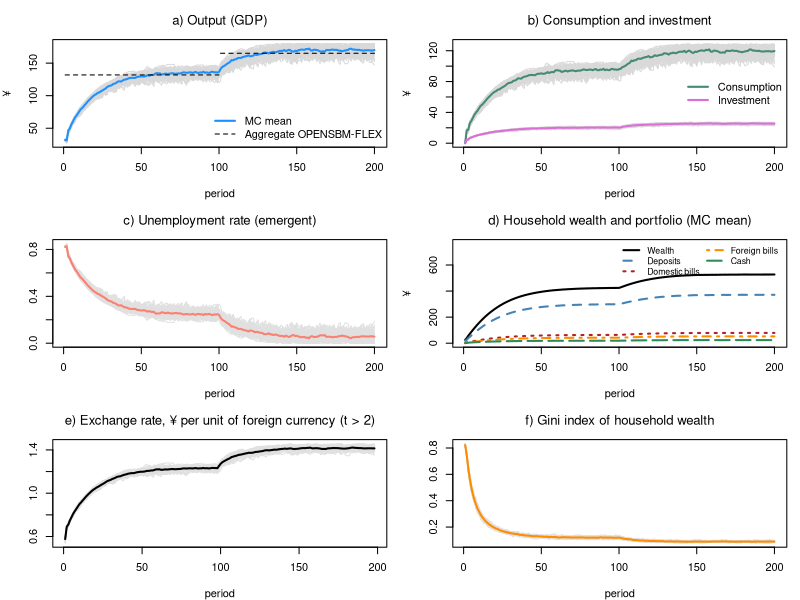

Write R code to recreate this figure.
# *************************************************************************
#  Model ABM-OPENSBM (agent-based households, open economy, flexible exchange rate)
#  Model OPENSBM-FLEX with heterogeneous households and a job lottery
#  Sources: Godley & Lavoie, Monetary Economics, chapters 4, 7 and 12;
#           foreign-sector set-up as in the OPENSIMPLEST model;
#           agent-based set-up as in the Leeds lectures (ABM-PC, ABM-BMW)
#  Author: Marco Veronese Passarella
#  Last change: 16/11/2026
# *************************************************************************
#  Conventions: upper-case = MACRO total; lower-case = MICRO (one household)
# *************************************************************************
#  Story:
#    - each household decides how much it wants to spend (its OWN alpha1,
#      which falls when the interest rate rises);
#    - firms plan investment (aggregate accelerator, as in SBM);
#    - the economy needs 1/pr workers for each unit of planned demand;
#    - a random job lottery fills those jobs (some stay unfilled = friction);
#    - part of planned demand is met by imports (aggregate import function);
#    - goods are served first to foreign buyers (exports), then to the
#      government, then to firms (investment), then to households,
#      first-come-first-served;
#    - the wage bill left after interest and depreciation is split equally
#      among the employed; bank profits are split equally among households;
#    - households pay taxes and allocate wealth between cash (for
#      transactions), domestic bills, foreign bills and deposits (buffer);
#    - the exchange rate adjusts to the current account; the rest of the
#      world holds domestic bills as a residual.
#  One single random shuffle of households per period decides BOTH who gets a
#  job AND who reaches the shop first.
# *************************************************************************

# Clear environment
rm(list = ls(all = TRUE))

# Set model parameters ####
nPeriods    <- 200         # Periods
nHouseholds <- 180         # Number of households (workforce)
MC          <- 50          # Monte Carlo repetitions
s           <- 0.1         # Size of the hiring randomness (0 = no friction)
shockStart  <- 101         # Period at which government spending rises
alpha10m    <- 0.68        # Mean autonomous component of the propensity to consume out of income
alpha11     <- 4           # Sensitivity of the propensity to consume to the interest rate
alpha1d     <- 0.1         # Spread of alpha10 across households (0 = homogeneous)
alpha2      <- 0.1         # Propensity to consume out of wealth
lambda10    <- 0.15        # Portfolio: autonomous share of domestic bills
lambda11    <- 1           # Portfolio: sensitivity of domestic bills to domestic rate
lambda12    <- 1           # Portfolio: sensitivity of domestic bills to foreign rate
lambda20    <- 0.1         # Portfolio: autonomous share of foreign bills
lambda21    <- 1           # Portfolio: sensitivity of foreign bills to domestic rate (= lambda12)
lambda22    <- 1           # Portfolio: sensitivity of foreign bills to foreign rate
lambdac     <- 0.2         # Cash to (lagged) consumption ratio
theta       <- 0.2         # Average tax rate on income
delta       <- 0.1         # Depreciation rate
gamma       <- 0.1         # Speed of adjustment of capital to its target
kappa       <- 1.5         # Target capital-output ratio
pr          <- 1           # Labour productivity
rb          <- 0.02        # Interest rate on bills
rm          <- 0.02        # Interest rate on deposits
rl          <- 0.02        # Interest rate on loans
rw          <- 0.02        # Interest rate on foreign bills
yw          <- 200         # Foreign income
eps0        <- log(0.1)    # Export equation: constant
eps1        <- 0.8         # Export equation: elasticity to exchange rate
eps2        <- 1           # Export equation: elasticity to foreign income
mu0         <- log(0.2)    # Import equation: constant (m = 0.2*y when xr = 1)
mu1         <- 0.8         # Import equation: elasticity to exchange rate
phixr       <- 3           # Speed of exchange-rate adjustment to the current account
G           <- rep(20, nPeriods)   # Government spending (planned)
G[shockStart:nPeriods] <- 25       # Higher government spending
psi         <- 1                   # Fiscal rule: share of the extra interest bill offset by lower spending
rbar        <- 0.02                # Fiscal rule: reference interest rate

# Heterogeneous, time-invariant propensity to consume out of income ####
set.seed(123)
alpha10 <- runif(nHouseholds, alpha10m - alpha1d, alpha10m + alpha1d)

# Define macro variables (results) to be stored ####
store = list(Y    = matrix(0, nPeriods, MC),   # Output / income (GDP)
             C    = matrix(0, nPeriods, MC),   # Consumption
             I    = matrix(0, nPeriods, MC),   # Investment
             V    = matrix(0, nPeriods, MC),   # Household wealth
             H_h  = matrix(0, nPeriods, MC),   # Cash held by households
             B_h  = matrix(0, nPeriods, MC),   # Bills held by households
             M_h  = matrix(0, nPeriods, MC),   # Deposits held by households
             PSBR = matrix(0, nPeriods, MC),   # Public sector borrowing requirement
             X    = matrix(0, nPeriods, MC),   # Exports
             IM   = matrix(0, nPeriods, MC),   # Imports
             CA   = matrix(0, nPeriods, MC),   # Current account
             XR   = matrix(0, nPeriods, MC),   # Exchange rate
             BF_h = matrix(0, nPeriods, MC),   # Foreign bills held by households (domestic currency)
             UR   = matrix(0, nPeriods, MC),   # Unemployment rate
             GINI = matrix(0, nPeriods, MC))   # Gini index of household wealth

# Gini index (auxiliary function)
gini <- function(z) { z <- sort(pmax(z, 0)); n <- length(z)
  if (sum(z) == 0) return(0); sum((2 * (1:n) - n - 1) * z) / (n * sum(z)) }

# Record the worst gap between H_h and H_s
sfcGap = 0

# Start the MC loop ####
for (mc in 1:MC) {

  # Set randomness seed
  set.seed(mc)

  # Define and initialise the stocks and last period's flows (MICRO)
  v  = rep(0, nHouseholds)   # Micro: household wealth
  h  = rep(0, nHouseholds)   # Micro: cash
  b  = rep(0, nHouseholds)   # Micro: domestic bills
  bf = rep(0, nHouseholds)   # Micro: foreign bills (foreign currency)
  m  = rep(0, nHouseholds)   # Micro: deposits
  yd = rep(0, nHouseholds)   # Micro: disposable income (LAST period)
  c  = rep(0, nHouseholds)   # Micro: consumption (LAST period)

  # Define and initialise the stocks, last period's output and the exchange rate (MACRO)
  K = 0; L = 0; M_s = 0; B_b = 0; Ylag = 0     # Firms and banks
  B_s = 0; B_cb = 0; H_s = 0                   # Government and central bank
  xr = 1; NETFA = 0; B_w = 0                   # Rest of the World

  # Start time loop
  for (i in 1:nPeriods) {

    ## TICK 1: firms plan investment, households plan consumption ####
    DA  = delta * K                                     # Macro: depreciation
    Ipl = max(0, gamma * (kappa * Ylag - K) + DA)       # Macro: planned investment
    alpha1 = alpha10 - alpha11 * rb                     # Micro: propensity to consume (falls with the interest rate)
    cd  = pmax(0, pmin(alpha1 * yd + alpha2 * v, v + yd))  # Micro: planned consumption (never negative)
    X   = exp(eps0 + eps1 * log(xr) + eps2 * log(yw))  # Macro: exports (lagged exchange rate)
    Gpl = G[i] - psi * (rb - rbar) * B_s                # Macro: fiscal rule (B_s is still last period's stock here)
    AD  = X + Gpl + Ipl + sum(cd)                       # Macro: planned demand
    mm  = exp(mu0 - mu1 * log(xr))                      # Macro: import propensity (lagged exchange rate)
    IM  = AD * mm / (1 + mm)                            # Macro: imports (= mm * domestic output when no friction)
    N_d = (AD - IM) / pr                                # Macro: labour needed

    ## TICK 2: job lottery ####
    N = min(floor(N_d * runif(1, 1 - s, 1 + s)), floor(N_d), nHouseholds)
    Ypot = N * pr + IM                                  # Macro: goods available (domestic + imported)

    ## TICK 3: households are re-shuffled ####
    order = sample(nHouseholds)                         # Queue for both jobs and goods

    ## TICK 4: goods are served: exports, government, firms, then households ####
    Xs  = min(X, Ypot)                                  # Macro: exports served
    Gs  = min(Gpl, Ypot - Xs)                           # Macro: government purchases served
    Is  = min(Ipl, Ypot - Xs - Gs)                      # Macro: investment served
    YC  = Ypot - Xs - Gs - Is                           # Macro: goods left for households
    cdq = cd[order]                                     # Micro: planned demand in queue order
    cda = cumsum(cdq) - cdq                             # Micro: goods claimed by those ahead
    cds = pmin(cdq, pmax(0, YC - cda))                  # Micro: actually served
    c   = rep(0, nHouseholds); c[order] = cds           # Micro: actual consumption
    Y   = Xs + Gs + Is + sum(c) - IM                    # Macro: output (GDP) = domestic goods actually sold

    ## TICK 5: firms and banks ####
    Llag = L; M_slag = M_s; B_blag = B_b
    WB  = Y - rl * Llag - DA                            # Macro: wage bill = residual
    K   = K + Is - DA                                   # Macro: capital accumulation
    L   = L + Is - DA                                   # Macro: loans fund net investment  
    M_s = M_s + (L - Llag)                              # Macro: loans create deposits
    FB  = rl * Llag + rb * B_blag - rm * sum(m)         # Macro: bank profits (m still lagged here)

    ## TICK 6: incomes, taxes, wealth ####
    wage = rep(0, nHouseholds)
    if (N >= 1) wage[order[1:N]] = WB / N               # Micro: wage of the employed
    xrlag  = xr
    intinc = rb * b + rm * m + rw * bf * xr             # Micro: interest on last period's assets (xr not yet updated)
    income = wage + FB / nHouseholds + intinc           # Micro: total income
    tax    = theta * income                             # Micro: taxes
    yd     = income - tax                               # Micro: disposable income (also used NEXT period)
    v      = v + yd - c                                 # Micro: wealth accumulation (before capital gains)

    ## TICK 7: rest of the world: current account, exchange rate, capital gains ####
    CA  = Xs - IM + rw * sum(bf) * xrlag - rb * B_w     # Macro: current account (B_w still lagged)
    xr  = xrlag * exp(-phixr * CA / max(Y, 1))          # Macro: flexible exchange rate
    cg  = (xr - xrlag) * bf                             # Micro: capital gains on foreign bills
    v   = v + cg                                        # Micro: wealth incl. capital gains
    
    ## TICK 8: portfolio choice ####
    h  = pmax(0, pmin(lambdac * c, v))                  # Micro: cash for transactions
    b  = pmax(0, pmin(v * (lambda10 + lambda11 * rb - lambda12 * rw), v - h))  # Micro: domestic bills
    bf = pmax(0, pmin(v * (lambda20 - lambda21 * rb + lambda22 * rw), v - h - b)) / xr  # Micro: foreign bills
    m  = v - h - b - bf * xr                            # Micro: deposits = buffer stock (< 0 = overdraft)

    ## TICK 9: banks, government, central bank and rest of the world ####
    NETFA = NETFA + CA + sum(cg)                        # Macro: net foreign assets
    B_w   = sum(bf) * xr - NETFA                        # Macro: domestic bills held by RoW
    B_cblag = B_cb
    B_b  = sum(m) - M_s                                 # Macro: bills held by banks
    F_cb = rb * B_cb                                    # Macro: central bank profits (on last period's bills)
    PSBR = Gs + rb * B_s - sum(tax) - F_cb              # Macro: public sector borrowing requirement
    B_s  = B_s + PSBR                                   # Macro: supply of bills
    B_cb = B_s - sum(b) - B_b - B_w                     # Macro: central bank residual
    H_s  = H_s + (B_cb - B_cblag)                       # Macro: supply of cash
    sfcGap = max(sfcGap, abs(sum(h) - H_s))             # Hidden equation: H_h = H_s
    Ylag = Y

    # Store macro values
    store$Y[i, mc] = Y;          store$C[i, mc] = sum(c);   store$I[i, mc] = Is
    store$V[i, mc] = sum(v);     store$H_h[i, mc] = sum(h); store$B_h[i, mc] = sum(b)
    store$M_h[i, mc] = sum(m);   store$PSBR[i, mc] = PSBR
    store$X[i, mc] = Xs;         store$IM[i, mc] = IM;      store$CA[i, mc] = CA
    store$XR[i, mc] = xr;        store$BF_h[i, mc] = sum(bf) * xr
    store$UR[i, mc] = (nHouseholds - N) / nHouseholds
    store$GINI[i, mc] = gini(v)
  }
}

# Display the results ####
meanY <- rowMeans(store$Y); late1 <- 81:100; late2 <- 181:200
cat(" ******************************")
cat("\n Households =", nHouseholds, "| MC runs =", MC, "| s =", s)
cat("\n Max |H_h - H_s| =", sfcGap)
cat("\n ******************************")
cat("\n Mean values, periods 81-100 | 181-200: \n Y =", round(mean(meanY[late1]), 2), "|",
    round(mean(meanY[late2]), 2),
    "\n UR =", round(mean(rowMeans(store$UR)[late1]), 3), "|", round(mean(rowMeans(store$UR)[late2]), 3),
    "\n V =", round(mean(rowMeans(store$V)[late1]), 2), "|", round(mean(rowMeans(store$V)[late2]), 2),
    "\n Gini (wealth) =", round(mean(rowMeans(store$GINI)[late1]), 3), "|",
    round(mean(rowMeans(store$GINI)[late2]), 3),
    "\n xr =", round(mean(rowMeans(store$XR)[late1]), 3), "|", round(mean(rowMeans(store$XR)[late2]), 3),
    "\n (aggregate OPENSBM-FLEX: Y = 131.86 | 165.12; xr = 1.189 | 1.369)")
cat("\n ******************************")

# Plot the results (grey = runs, bold = MC mean) ####
op = par(mfrow = c(3, 2), mar = c(4, 4, 3, 1))

# a) Output
matplot(store$Y, type = "l", lty = 1, col = "grey85", font.main = 1,
        main = "a) Output (GDP)", xlab = "period", ylab = "¥")
lines(rowMeans(store$Y), lwd = 2, col = "dodgerblue")
segments(1, 131.86, shockStart - 1, 131.86, lty = 2); segments(shockStart, 165.12, nPeriods, 165.12, lty = 2)
legend("bottomright", c("MC mean", "Aggregate OPENSBM-FLEX"), col = c("dodgerblue", "black"),
       lwd = c(2, 1), lty = c(1, 2), bty = "n")

# b) Consumption and investment
matplot(store$C, type = "l", lty = 1, col = "grey85", font.main = 1,
        main = "b) Consumption and investment", xlab = "period", ylab = "¥",
        ylim = range(0, store$C))
matlines(store$I, lty = 1, col = "grey85")
lines(rowMeans(store$C), lwd = 2, col = "aquamarine4")
lines(rowMeans(store$I), lwd = 2, col = "orchid")
legend("right", c("Consumption", "Investment"), col = c("aquamarine4", "orchid"), lwd = 2, bty = "n")

# c) Unemployment rate (emergent)
matplot(store$UR, type = "l", lty = 1, col = "grey88", font.main = 1,
        main = "c) Unemployment rate (emergent)", xlab = "period", ylab = "")
lines(rowMeans(store$UR), lwd = 2, col = "salmon")

# d) Household portfolio (MC mean)
plot(rowMeans(store$V), type = "l", lwd = 2, col = "black", font.main = 1,
     main = "d) Household wealth and portfolio (MC mean)", xlab = "period", ylab = "¥",
     ylim = range(0, 1.45 * rowMeans(store$V)))
lines(rowMeans(store$M_h), lwd = 2, col = "steelblue", lty = 2)
lines(rowMeans(store$B_h), lwd = 2, col = "firebrick", lty = 3)
lines(rowMeans(store$BF_h), lwd = 2, col = "darkorange", lty = 4)
lines(rowMeans(store$H_h), lwd = 2, col = "seagreen", lty = 5)
legend("topright", c("Wealth", "Deposits", "Domestic bills", "Foreign bills", "Cash"),
       col = c("black", "steelblue", "firebrick", "darkorange", "seagreen"), lwd = 2, lty = 1:5,
       bty = "n", cex = 0.8, ncol = 2)

# e) Exchange rate
matplot(store$XR[3:nPeriods, ], type = "l", lty = 1, col = "grey88", font.main = 1,
        main = "e) Exchange rate, ¥ per unit of foreign currency (t > 2)", xlab = "period", ylab = "")
lines(rowMeans(store$XR[3:nPeriods, ]), lwd = 2, col = "black")

# f) Gini index of household wealth
matplot(store$GINI, type = "l", lty = 1, col = "grey88", font.main = 1,
        main = "f) Gini index of household wealth", xlab = "period", ylab = "")
lines(rowMeans(store$GINI), lwd = 2, col = "darkorange")

par(op)
